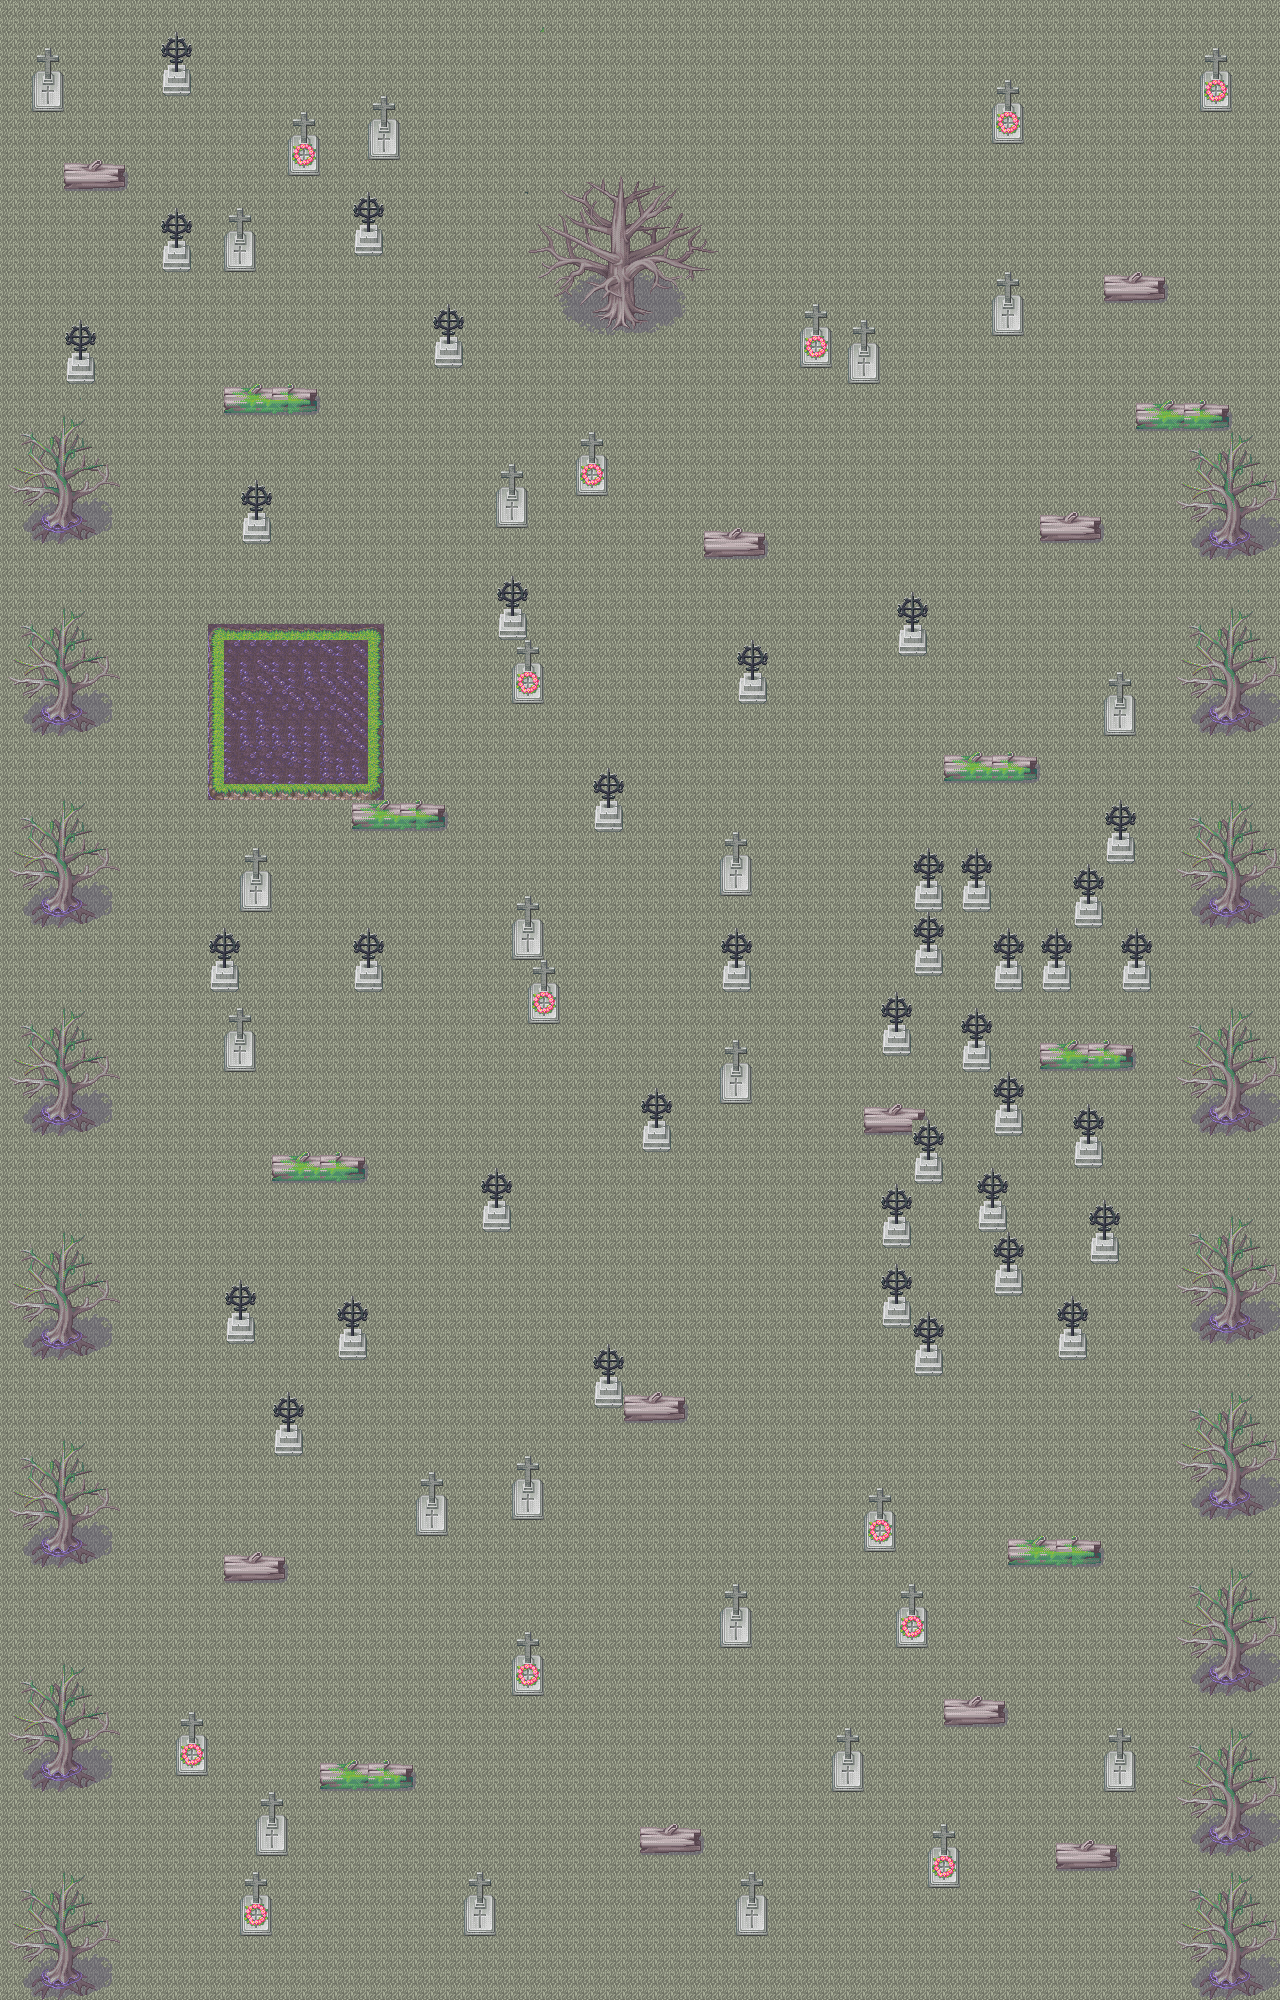

Rendered tile map (Tiled .tmx) drawn with the repository's tilesets; below, a short description and the map source with its tile grids summarised:
An orthogonal 80x125 tile map with 16x16 px tiles, 3 tile layers (Tile Layer 1, Tile Layer 2, Tile Layer 3), 6 tilesets and 109 objects (Success).

<map version="1.0" orientation="orthogonal" renderorder="left-up" width="80" height="125" tilewidth="16" tileheight="16" nextobjectid="111">
 <tileset firstgid="1" name="001-Grassland01" tilewidth="16" tileheight="16" tilecount="576" columns="16">
  <image source="001-Grassland01.png" width="256" height="576" />
 </tileset>
 <tileset firstgid="577" name="002-Woods01" tilewidth="16" tileheight="16" tilecount="800" columns="16">
  <image source="002-Woods01.png" width="256" height="800" />
 </tileset>
 <tileset firstgid="1377" name="041-EvilCastle01" tilewidth="16" tileheight="16" tilecount="960" columns="16">
  <image source="041-EvilCastle01.png" width="256" height="960" />
 </tileset>
 <tileset firstgid="2337" name="007-Swamp01" tilewidth="16" tileheight="16" tilecount="448" columns="16">
  <image source="007-Swamp01.png" width="256" height="448" />
 </tileset>
 <tileset firstgid="2785" name="003-Forest01" tilewidth="16" tileheight="16" tilecount="608" columns="16">
  <image source="003-Forest01.png" width="256" height="608" />
 </tileset>
 <tileset firstgid="3393" name="028-Church01" tilewidth="16" tileheight="16" tilecount="1088" columns="16">
  <image source="028-Church01.png" width="256" height="1088" />
 </tileset>
 <layer name="Tile Layer 1" width="80" height="125">
  <data>[10000 cells, 10000 non-empty, 1 distinct tile ids]</data>
 </layer>
 <layer name="Tile Layer 2" width="80" height="125">
  <data>[10000 cells, 1074 non-empty, 194 distinct tile ids]</data>
 </layer>
 <layer name="Tile Layer 3" width="80" height="125">
  <data>[10000 cells, 1128 non-empty, 121 distinct tile ids]</data>
 </layer>
 <objectgroup name="Collision">
  <object id="1" x="65" y="175" width="57" height="11" />
  <object id="2" x="706.5" y="541.5" width="57" height="11" />
  <object id="3" x="1041.5" y="533.5" width="57" height="11" />
  <object id="4" x="1105.5" y="288.5" width="57" height="11" />
  <object id="5" x="867.5" y="1120.5" width="57" height="11" />
  <object id="6" x="626.5" y="1409.5" width="57" height="11" />
  <object id="7" x="225.5" y="1569.5" width="57" height="11" />
  <object id="8" x="644.5" y="1841.5" width="57" height="11" />
  <object id="9" x="946.5" y="1711.5" width="57" height="11" />
  <object id="10" x="1058.5" y="1855.5" width="57" height="11" />
  <object id="11" x="226" y="401" width="89" height="12" />
  <object id="12" x="357.5" y="820" width="89" height="12" />
  <object id="13" x="950.5" y="769" width="89" height="12" />
  <object id="14" x="1139.5" y="417" width="89" height="12" />
  <object id="15" x="1044.5" y="1057" width="89" height="12" />
  <object id="16" x="277.5" y="1168" width="89" height="12" />
  <object id="17" x="1013.5" y="1552" width="89" height="12" />
  <object id="18" x="324.5" y="1777" width="89" height="12" />
  <object id="19" x="16" y="689" width="89" height="20" />
  <object id="20" x="13.5" y="492" width="89" height="20" />
  <object id="21" x="14.5" y="881" width="89" height="20" />
  <object id="22" x="11.5" y="1086" width="89" height="20" />
  <object id="23" x="12.5" y="1309" width="89" height="20" />
  <object id="24" x="11.5" y="1520" width="89" height="20" />
  <object id="25" x="13.5" y="1740" width="89" height="20" />
  <object id="26" x="12.5" y="1954" width="89" height="20" />
  <object id="27" x="1185.5" y="508" width="89" height="20" />
  <object id="28" x="1180.5" y="688" width="89" height="20" />
  <object id="29" x="1183.5" y="876" width="89" height="20" />
  <object id="30" x="1183.5" y="1088" width="89" height="20" />
  <object id="31" x="1182.5" y="1291" width="89" height="20" />
  <object id="32" x="1186.5" y="1470" width="89" height="20" />
  <object id="33" x="1185.5" y="1649" width="89" height="20" />
  <object id="34" x="1184.5" y="1804" width="89" height="20" />
  <object id="35" x="1186.5" y="1952" width="89" height="20" />
  <object id="36" name="Success" x="596" y="145" width="55" height="32" visible="0" />
  <object id="37" x="593" y="238" width="61" height="32" />
  <object id="38" x="533" y="985" width="21" height="35" />
  <object id="39" x="724" y="966" width="27" height="21" />
  <object id="40" x="724" y="858" width="24" height="35" />
  <object id="41" x="515" y="921" width="25" height="36" />
  <object id="43" x="355" y="962" width="25" height="27" />
  <object id="44" x="230" y="1034" width="26" height="35" />
  <object id="45" x="213" y="963" width="23" height="26" />
  <object id="46" x="242" y="875" width="26" height="33" />
  <object id="47" x="226" y="1314" width="27" height="28" />
  <object id="48" x="339" y="1330" width="25" height="25" />
  <object id="49" x="272" y="1425" width="30" height="27" />
  <object id="50" x="418" y="1498" width="28" height="35" />
  <object id="51" x="514" y="1480" width="29" height="36" />
  <object id="52" x="593" y="1379" width="27" height="25" />
  <object id="53" x="179" y="1737" width="25" height="38" />
  <object id="54" x="258" y="1817" width="27" height="36" />
  <object id="55" x="243" y="1894" width="26" height="41" />
  <object id="56" x="466" y="1897" width="26" height="37" />
  <object id="57" x="740" y="1896" width="28" height="37" />
  <object id="58" x="515" y="1656" width="28" height="39" />
  <object id="59" x="837" y="1753" width="23" height="36" />
  <object id="60" x="928" y="1848" width="31" height="37" />
  <object id="61" x="1104" y="1752" width="30" height="39" />
  <object id="62" x="897" y="1607" width="29" height="37" />
  <object id="63" x="723" y="1608" width="27" height="38" />
  <object id="64" x="864" y="1510" width="30" height="39" />
  <object id="65" x="913" y="1344" width="30" height="30" />
  <object id="66" x="1058" y="1330" width="27" height="27" />
  <object id="67" x="883" y="1299" width="27" height="27" />
  <object id="68" x="993" y="1266" width="29" height="27" />
  <object id="69" x="1090" y="1235" width="26" height="27" />
  <object id="70" x="881" y="1219" width="27" height="26" />
  <object id="71" x="980" y="1202" width="28" height="27" />
  <object id="72" x="914" y="1154" width="29" height="27" />
  <object id="73" x="993" y="1106" width="30" height="29" />
  <object id="74" x="1073" y="1137" width="30" height="28" />
  <object id="75" x="482" y="1201" width="27" height="28" />
  <object id="76" x="640" y="1122" width="31" height="28" />
  <object id="77" x="720" y="1064" width="28" height="38" />
  <object id="78" x="882" y="1025" width="26" height="27" />
  <object id="79" x="960" y="1042" width="30" height="28" />
  <object id="80" x="914" y="946" width="29" height="30" />
  <object id="81" x="993" y="962" width="31" height="28" />
  <object id="82" x="1041" y="962" width="28" height="28" />
  <object id="83" x="1120" y="962" width="30" height="26" />
  <object id="84" x="913" y="881" width="27" height="28" />
  <object id="85" x="961" y="881" width="29" height="30" />
  <object id="86" x="1073" y="897" width="28" height="29" />
  <object id="87" x="1104" y="833" width="31" height="30" />
  <object id="88" x="593" y="801" width="29" height="28" />
  <object id="89" x="1105" y="695" width="29" height="39" />
  <object id="90" x="737" y="671" width="27" height="29" />
  <object id="91" x="513" y="664" width="32" height="37" />
  <object id="92" x="496" y="609" width="29" height="30" />
  <object id="93" x="895" y="625" width="31" height="28" />
  <object id="94" x="498" y="489" width="30" height="35" />
  <object id="95" x="576" y="456" width="30" height="38" />
  <object id="96" x="801" y="327" width="27" height="39" />
  <object id="97" x="849" y="344" width="29" height="38" />
  <object id="98" x="994" y="296" width="30" height="39" />
  <object id="99" x="994" y="103" width="28" height="39" />
  <object id="100" x="1200" y="72" width="27" height="38" />
  <object id="101" x="434" y="337" width="29" height="28" />
  </objectgroup>
</map>
<!-- 9 of 109 objects omitted -->
